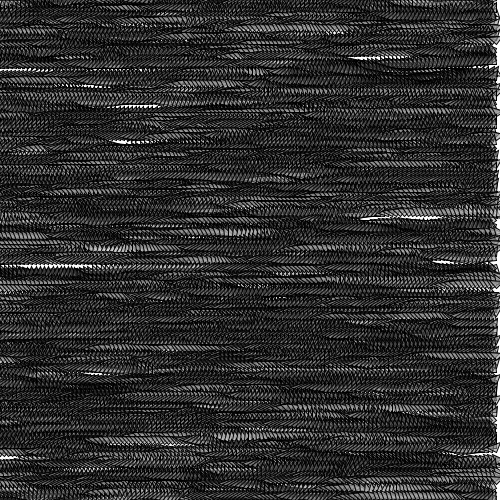
Frame 1 (no input)
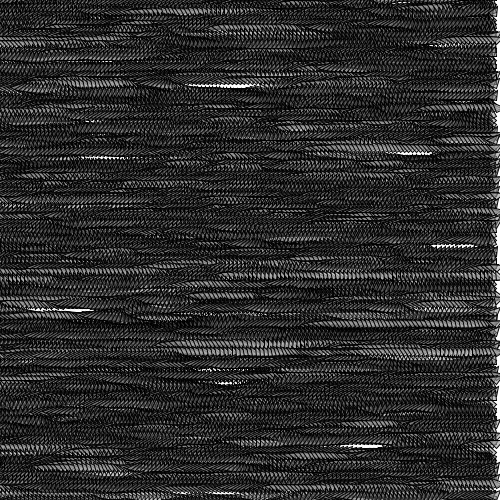
Frame 60 (the mouse pressed at the canvas centre just before this capture)
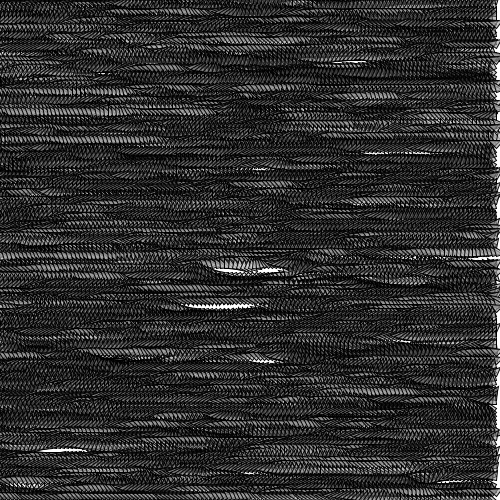
Frame 120 (the mouse held since frame 60 and released just before this capture)

The Processing sketch that drew these frames (run headless with seeded random() and noise(); from frame 60 on, the mouse is pressed at the canvas centre):

// Processing sketch: processing_182659
// ── processing_182659.pde

float xnoise;
float ynoise;

void setup(){
  size(500,500);
  smooth();
  xnoise=random(15);
  ynoise=random(15);
}

void draw(){
  background(255);
  for (int y=0;y<=height;y+=4){
    xnoise+=0.02;
    for (int x=0;x<width;x+=4){
      ynoise+=0.03;
      drawShape(x,y,noise(xnoise,ynoise));
    }
  }
}

void drawShape(float x,float y, float noise){
  pushMatrix();
  translate(x,y);
  float grey=noise*255;
  float alph=noise*255;
  fill(grey,alph);
  rotate(radians(360*noise));
  triangle(0,0,0,10,10,0);
  popMatrix();
}
